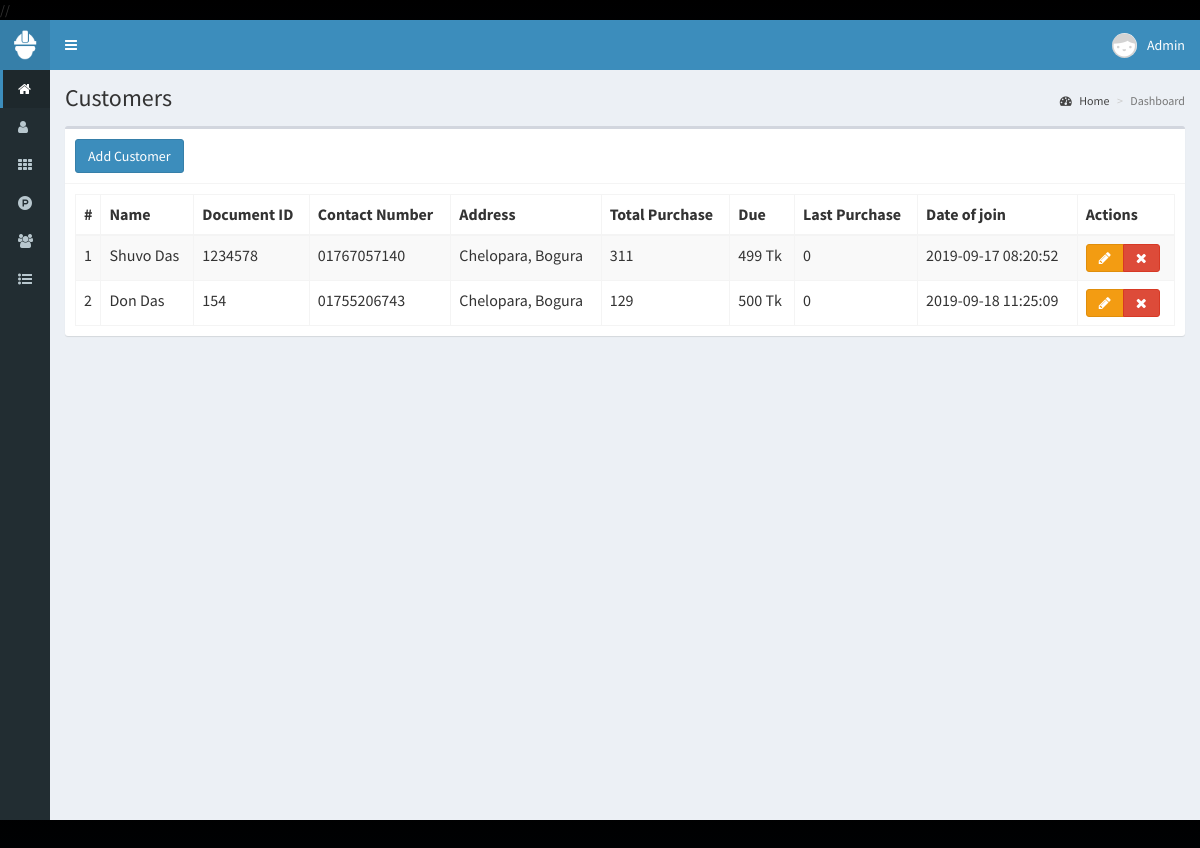
The app's page /customers (signed in) with its own data.
### tables this page shows
CREATE TABLE `customers` (
  `id` int(11) NOT NULL,
  `name` text NOT NULL,
  `id_document` int(11) NOT NULL,
  `phone` text NOT NULL,
  `address` text NOT NULL,
  `total_purchase` int(11) NOT NULL,
  `due` int(11) NOT NULL,
  `last_purchase` int(11) NOT NULL,
  `date` timestamp NOT NULL DEFAULT current_timestamp() ON UPDATE current_timestamp()
);

### controllers/template.controller.php (called while the page is built)
<?php
class ControllerTemplate{
	static public function ctrTemplate(){
		include "views/template.php";
	}
}

### index.php (called while the page is built, shortened)
<?php
require_once "controllers/template.controller.php";
require_once "controllers/customers.controller.php";
require_once "controllers/users.controller.php";
require_once "models/connection.model.php";
require_once "models/customers.model.php";
$template = new ControllerTemplate();
$template -> ctrTemplate();

### controllers/customers.controller.php (called while the page is built, shortened)
<?php
class ControllerCustomers{
	static public function ctrShowCustomers($item, $value){
		$table = "customers";
		$answer = ModelCustomers::mdlShowCustomers($table, $item, $value);
		return $answer;
	}
}

### models/connection.model.php (called while the page is built)
<?php
class Connection{
	static public function connect(){
		$link = new PDO("mysql:host=localhost;dbname=pos", "root", "");
		$link -> exec("set names utf8");
		return $link;
	}
}

### models/customers.model.php (called while the page is built, shortened)
<?php
require_once "connection.model.php";
class ModelCustomers{
	static public function mdlShowCustomers($table, $item, $value){
		if($item != null){
			$stmt = Connection::connect()->prepare("SELECT * FROM $table WHERE $item = :$item");
			$stmt -> bindParam(":".$item, $value, PDO::PARAM_STR);
			$stmt -> execute();
			return $stmt -> fetch();
		}else{
			$stmt = Connection::connect()->prepare("SELECT * FROM $table");
			$stmt -> execute();
			return $stmt -> fetchAll();
		}
	}
}

### views/modules/customers.php (the view, shortened to what this page needs)
<div class="content-wrapper">
  <section class="content-header">
    <h1>
      Customers
    </h1>
    <ol class="breadcrumb">
      <li><a href="home"><i class="fa fa-dashboard"></i> Home</a></li>
      <li class="active">Dashboard</li>
    </ol>
  </section>
  <section class="content">
    <div class="box">
      <div class="box-header with-border">
        <button class="btn btn-primary" data-toggle="modal" data-target="#addCustomer">Add Customer</button>
      </div>
      <div class="box-body">
        <table class="table table-bordered table-striped dt-responsive tables" width="100%">
          <thead>
           <tr>
             <th style="width:10px">#</th>
             <th>Name</th>
             <th>Document ID</th>
             <th>Contact Number</th>
             <th>Address</th>
             <th>Total Purchase</th>
             <th>Due</th>
             <th>Last Purchase</th>
             <th>Date of join</th>
             <th>Actions</th>
           </tr>
          </thead>
          <tbody>
            <?php
            $item =null;
            $value = null;
              $customers = ControllerCustomers::ctrShowCustomers($item, $value);
              foreach ($customers as $key => $value) {
                echo '
                <tr>
                  <td>'.($key+1).'</td>
                  <td>'.$value["name"].'</td>
                  <td>'.$value["id_document"].'</td>
                  <td>'.$value["phone"].'</td>
                  <td>'.$value["address"].'</td>
                  <td>'.$value["total_purchase"].'</td>
                  <td>'.$value["due"].' Tk</td>
                  <td>'.$value["last_purchase"].'</td>
                  <td>'.$value["date"].'</td>
                  <td>
                    <div class="btn-group">
                      <button class="btn btn-warning btnEditCustomer" data-toggle="modal" data-target="#modalEditCustomer" idCustomer="'.$value["id"].'"><i class="fa fa-pencil"></i></button>
                        <button class="btn btn-danger btnDeleteCustomer" idCustomer="'.$value["id"].'"><i class="fa fa-times"></i></button>
                </tr>';
              }
              ?>
          </tbody>
        </table>
      </div>
    </div>
  </section>
</div>

### records on screen
customers: name "Shuvo Das", id_document "1234578", phone "01767057140", address "Chelopara, Bogura", total_purchase "311", due "499", last_purchase "0", date "2019-09-17 08:20:52"
customers: name "Don Das", id_document "154", phone "01755206743", address "Chelopara, Bogura", total_purchase "129", due "500", last_purchase "0", date "2019-09-18 11:25:09"

### other values on screen
$_SESSION["name"] "Admin"
